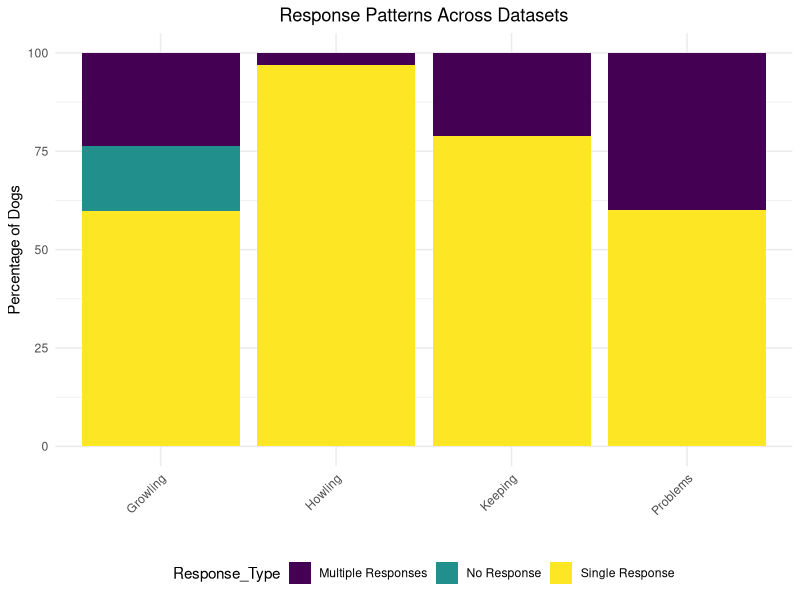
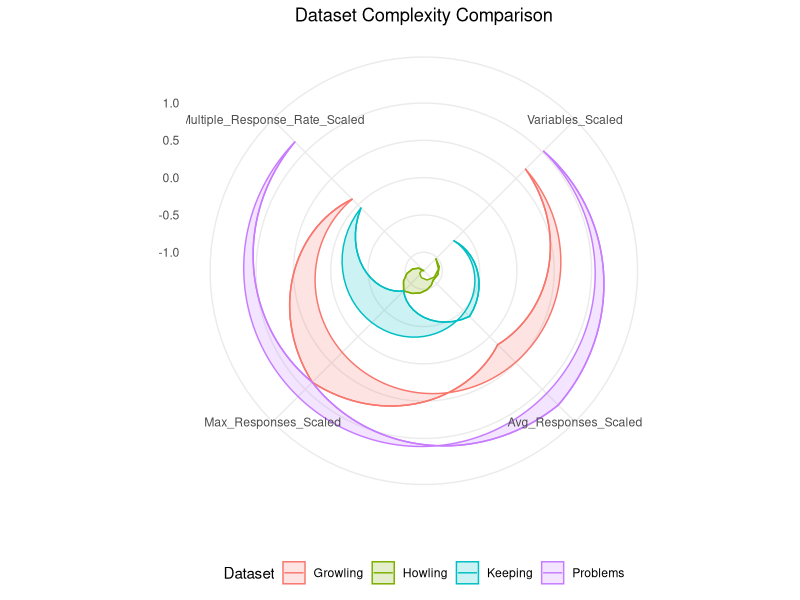
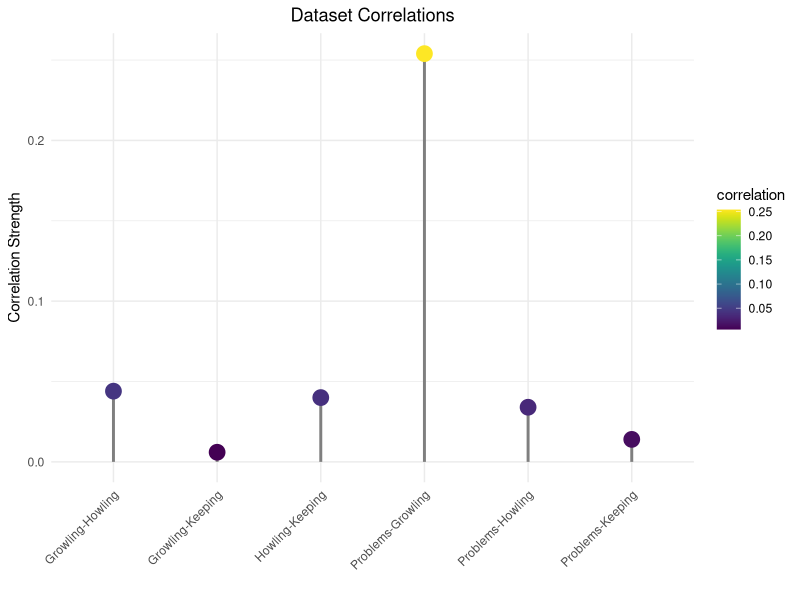
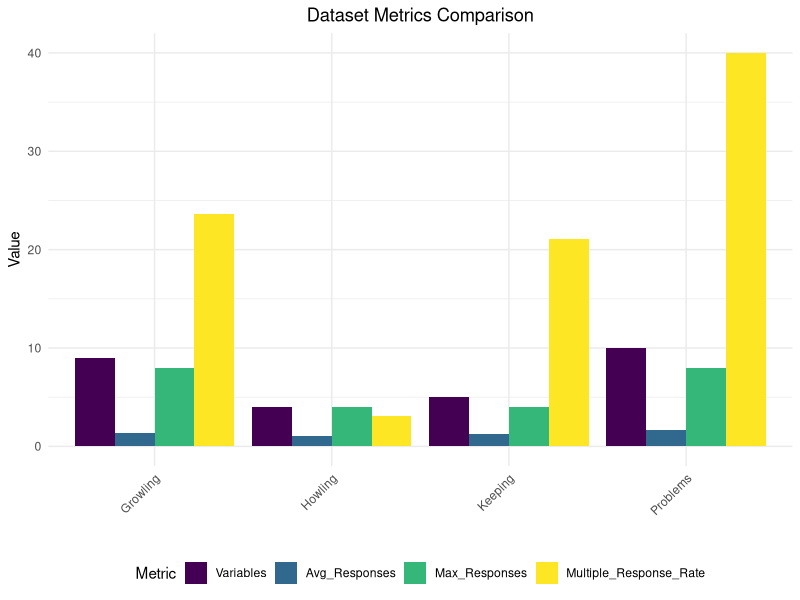
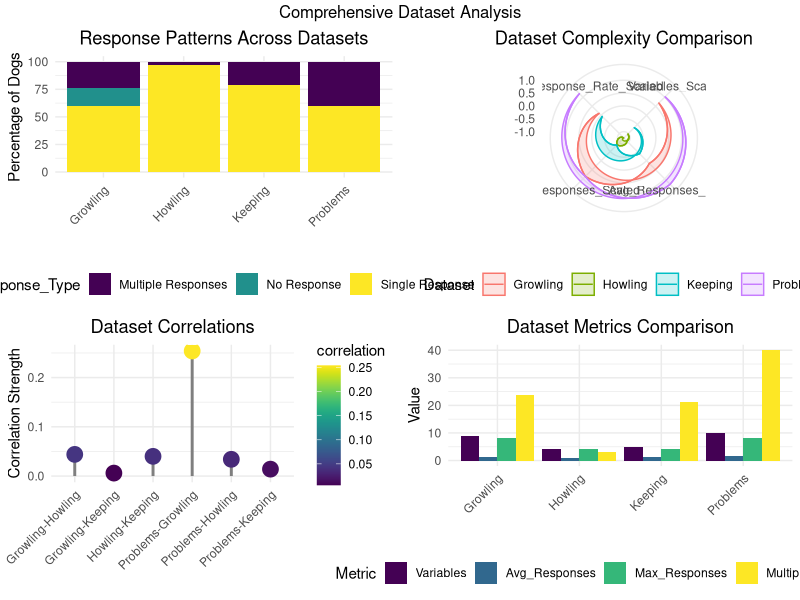

Source code (R) for these figures, in order:
# Final Relationship Visualization Script
# This script creates comprehensive visualizations of dataset relationships

# Load required packages
if (!require("tidyverse")) install.packages("tidyverse")
if (!require("ggplot2")) install.packages("ggplot2")
if (!require("gridExtra")) install.packages("gridExtra")
if (!require("reshape2")) install.packages("reshape2")
if (!require("viridis")) install.packages("viridis")
library(tidyverse)
library(ggplot2)
library(gridExtra)
library(reshape2)
library(viridis)

# Set base directory path
base_dir <- file.path(getwd(), "Exploring_Dogs_Vocal_Behaviour_Analysis", "Cluster_R")

# Create directory for final visualizations
dir.create(file.path(base_dir, "results", "final_visualizations"), recursive = TRUE, showWarnings = FALSE)

# Dataset response patterns
response_data <- data.frame(
  Dataset = rep(c("Problems", "Growling", "Howling", "Keeping"), each = 3),
  Response_Type = rep(c("No Response", "Single Response", "Multiple Responses"), 4),
  Percentage = c(
    # Problems
    0.0, 60.0, 40.0,
    # Growling
    16.7, 59.7, 23.6,
    # Howling
    0.0, 96.9, 3.1,
    # Keeping
    0.0, 78.9, 21.1
  )
)

# 1. Response Pattern Visualization
p1 <- ggplot(response_data, aes(x = Dataset, y = Percentage, fill = Response_Type)) +
  geom_bar(stat = "identity", position = "stack") +
  scale_fill_viridis(discrete = TRUE) +
  theme_minimal() +
  labs(title = "Response Patterns Across Datasets",
       y = "Percentage of Dogs",
       x = "") +
  theme(axis.text.x = element_text(angle = 45, hjust = 1),
        legend.position = "bottom",
        plot.title = element_text(hjust = 0.5))

# Save response pattern plot
ggsave(file.path(base_dir, "results", "final_visualizations", "response_patterns_stacked.png"),
       p1, width = 10, height = 8)

# 2. Dataset Complexity Visualization
complexity_data <- data.frame(
  Dataset = c("Problems", "Growling", "Howling", "Keeping"),
  Variables = c(10, 9, 4, 5),
  Avg_Responses = c(1.66, 1.36, 1.04, 1.22),
  Max_Responses = c(8, 8, 4, 4),
  Multiple_Response_Rate = c(40.0, 23.6, 3.1, 21.1)
)

# Prepare data for radar chart
radar_data <- data.frame(
  Dataset = complexity_data$Dataset,
  Variables_Scaled = scale(complexity_data$Variables)[,1],
  Avg_Responses_Scaled = scale(complexity_data$Avg_Responses)[,1],
  Max_Responses_Scaled = scale(complexity_data$Max_Responses)[,1],
  Multiple_Response_Rate_Scaled = scale(complexity_data$Multiple_Response_Rate)[,1]
)

# Melt data for radar chart
radar_melted <- melt(radar_data, id.vars = "Dataset")

# Create radar chart
p2 <- ggplot(radar_melted, aes(x = variable, y = value, color = Dataset, group = Dataset)) +
  geom_polygon(aes(fill = Dataset), alpha = 0.2) +
  geom_line() +
  coord_polar() +
  theme_minimal() +
  labs(title = "Dataset Complexity Comparison",
       x = "",
       y = "") +
  theme(legend.position = "bottom",
        plot.title = element_text(hjust = 0.5))

# Save complexity comparison plot
ggsave(file.path(base_dir, "results", "final_visualizations", "dataset_complexity.png"),
       p2, width = 10, height = 10)

# 3. Correlation Network Visualization
correlation_data <- data.frame(
  pair = c("Problems-Growling", "Problems-Howling", "Problems-Keeping",
           "Growling-Howling", "Growling-Keeping", "Howling-Keeping"),
  correlation = c(0.254, 0.034, 0.014, 0.044, 0.006, 0.040)
)

# Create network-style visualization
p3 <- ggplot(correlation_data, aes(x = pair, y = correlation)) +
  geom_segment(aes(x = pair, xend = pair, y = 0, yend = correlation),
               color = "grey50", size = 1) +
  geom_point(size = 5, aes(color = correlation)) +
  scale_color_viridis() +
  theme_minimal() +
  labs(title = "Dataset Correlations",
       x = "",
       y = "Correlation Strength") +
  theme(axis.text.x = element_text(angle = 45, hjust = 1),
        plot.title = element_text(hjust = 0.5))

# Save correlation network plot
ggsave(file.path(base_dir, "results", "final_visualizations", "correlation_network.png"),
       p3, width = 12, height = 8)

# 4. Combined Metrics Plot
metrics_long <- melt(complexity_data, id.vars = "Dataset")

p4 <- ggplot(metrics_long, aes(x = Dataset, y = value, fill = variable)) +
  geom_bar(stat = "identity", position = "dodge") +
  scale_fill_viridis(discrete = TRUE) +
  theme_minimal() +
  labs(title = "Dataset Metrics Comparison",
       x = "",
       y = "Value",
       fill = "Metric") +
  theme(axis.text.x = element_text(angle = 45, hjust = 1),
        legend.position = "bottom",
        plot.title = element_text(hjust = 0.5))

# Save combined metrics plot
ggsave(file.path(base_dir, "results", "final_visualizations", "dataset_metrics.png"),
       p4, width = 12, height = 8)

# Create summary plot combining key visualizations
png(file.path(base_dir, "results", "final_visualizations", "dataset_analysis_summary.png"),
    width = 1800, height = 1800)
grid.arrange(p1, p2, p3, p4, ncol = 2,
             top = "Comprehensive Dataset Analysis")
dev.off()

cat("Final relationship visualizations completed. Results saved in 'results/final_visualizations' directory.\n")
